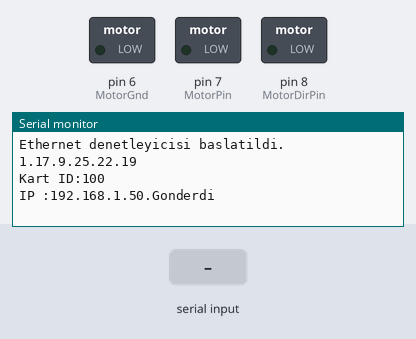
Recording of a sketch running on a simulated Arduino Uno, built with avr-gcc and run on an emulated ATmega328P. Shown: switched loads named in the sketch (green lamp = pin HIGH), the last lines printed to the serial monitor. Inputs (shaded band) come from the test bench. The board resets itself during the run and starts again; EEPROM starts erased; pins used as bus, display or sensor lines are not drawn.

Above: at 1.2 s.
1.3 s: "POS=" received over Serial
At 2.2 s:
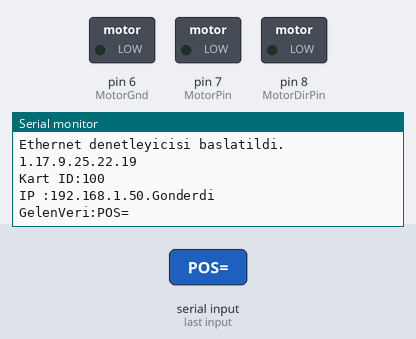
2.8 s: "HTTP/1.1" received over Serial
At 3.4 s:
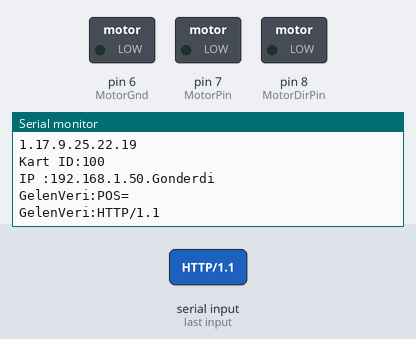
4.3 s: "SETKARTID=" received over Serial
At 4.37 s:
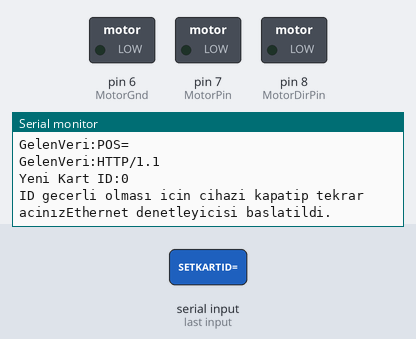

The sketch:

gy_Ethernet_ServoMega.ino
```cpp
/*
 gungor 13/08/2017
*/
#include <SPI.h>
#include <EEPROM.h>
#include <EtherCard.h> // EtherCard kütüphanesini ekliyoruz.
#include <avr/wdt.h>

const String Versiyon =  "1.17.9.25.22.19";
#define TIMEOUT_MS 10000;

static byte MotorPos;
const byte ileri = 1; /* Motorun ileri dogru donmesi icin */
const byte geri = 0; /* Motorun geri dogru donmesi icin */

int motorYonu;
boolean sonsuzdon;

static byte KartID;
static byte mymac[] = { 0x74,0x69,0x69,0x2D,0x30,0x31 };

static byte myip[] = { 192,168,68,51 }; /*KartID göre degişiyor*/
const static uint8_t gwip[] = {192,168,68,15};
const static uint8_t dnsip[] = {192,168,68,15};
const static uint8_t netmask[] = {255,255,255,0};
byte hisip[] = {192,168,68,15 };

Stash stash;
byte session;
const char website[] PROGMEM = "192.168.68.15";
/* 198.211.121.13 */

byte Ethernet::buffer[300];
static uint32_t GecenSure = 0;

/*
Enc28j60  Arduino Mega
CS  --> 53
SI  --> 51
SO  --> 50
SCK --> 52
VCC --> 3.3V
GND --> GND
*/

/* Pinleri */
const int switchPowerPin_1= 2;//2 nano ;
const int switchPin_1= 5;// 5 nano;
const int switchPowerPin_2= 4;//4 nano ;
const int switchPin_2= 3;//3 nano;

const int MotorGnd= 6;
const int MotorPin= 7;
const int MotorDirPin= 8;

void setup () {
  Serial.begin(57600); //Seri iletişimi başlatıyoruz.

  pinMode (switchPowerPin_1,OUTPUT);
  digitalWrite(switchPowerPin_1,HIGH);
  pinMode (switchPin_1,INPUT);

  pinMode (switchPowerPin_2,OUTPUT);
  digitalWrite(switchPowerPin_2,HIGH);
  pinMode (switchPin_2,INPUT);

  pinMode (MotorPin,OUTPUT);
  pinMode (MotorDirPin,OUTPUT);
  pinMode (MotorGnd,OUTPUT);
  digitalWrite(MotorGnd,LOW);

   KartID = EEPROM.read(0);
  if ( (KartID==0) || (KartID==255) )
  {
    KartID = 100;
    EEPROM.write(0,KartID);
  }
  MotorPos  = EEPROM.read(1);
  if (MotorPos>100) {
    MotorPos =100;
    EEPROM.write(1,MotorPos);
  }

    /* Kart ID göre IP ve MAC adresleri oluşturuldu*/
  myip[3] = KartID; // 192.168.2.?
  mymac[5] = KartID; // 0x74,0x69,0x69,0x2D,0x30,???

  if (ether.begin(sizeof Ethernet::buffer, mymac) == 0)
    Serial.println( "Ethernet denetleyicisine erisim saglanamadi.");
 else
   Serial.println("Ethernet denetleyicisi baslatildi.");

if (!ether.staticSetup(myip,gwip, dnsip, netmask))
    Serial.println("Sabit IP atama islemi yapilamadi.");

  ether.printIp("IP:  ", ether.myip);
  ether.printIp("GW:  ", ether.gwip);
  ether.printIp("DNS: ", ether.dnsip);
//  char websiteIP[] = "192.168.68.15";
//  ether.parseIp(ether.hisip, websiteIP);
   ether.copyIp(ether.hisip, hisip);

  ether.printIp("SRV: ", ether.hisip);


  Serial.println();
  /*Serial.print("******** Ver: ");*/
  Serial.println(Versiyon);
/*  Serial.println(" ********");*/

  Serial.print("Kart ID:");
  Serial.println(KartID);
  Serial.print("IP :");
  for (int i =0; i<4; i++)
  {
    Serial.print(ether.myip[i]);
    Serial.print(".");
  }
/*  Serial.println("");
  Serial.print("GW :");
  for (int i =0; i<4; i++)
  {
    Serial.print(ether.gwip[i]);
    Serial.print(".");
  }
*/
  digitalWrite(MotorPin,LOW);
  if (MotorPos < 100)
  { motorYonu = ileri;  }
  else
  { motorYonu =geri;  }
  digitalWrite(MotorDirPin,motorYonu);
  yaz_posisyon();

/*  Serial.println("***************************");  */
}

String veri ="";
String veri2 ="";
int fark;
double sayac;

char inChar;
void yaz_posisyon()
{
 /*
 Serial.println("");
     Serial.print("Motor pos:");
     Serial.print( EEPROM.read(1) );
     Serial.print(" S1: ");
     Serial.print( digitalRead(switchPin_1) );
     Serial.print(" S2: ");
     Serial.print(digitalRead(switchPin_2) );
    Serial.print(" Motor Yonu: ");
  if (motorYonu == ileri)
  { Serial.println("ileri");}
  else
  {Serial.println("Geri");}

   Serial.println("");
*/
}

void MotorSur(int pos)
{
  sonsuzdon = false;
  fark =0;
  if (MotorPos !=  pos)
  {
//   Serial.println(pos);
    if ( (MotorPos<100) && (pos > MotorPos) )
    {
      motorYonu = ileri;
      fark = pos - MotorPos;
//      Serial.println(" A ");
    }

    if ( (MotorPos >0) && ( MotorPos > pos) )
    {
      motorYonu =geri;
      fark = MotorPos - pos;
//      Serial.println(" B ");
    }
    if (pos==0)
    {
       motorYonu =geri;
       sonsuzdon = true;
//       Serial.println(" C ");
     }
    if (pos==100)
    {
      motorYonu =ileri;
      sonsuzdon = true;
//      Serial.println(" D ");
    }
    digitalWrite(MotorDirPin,motorYonu);

    /* posisyonu 0 veya 100 olmasi istendi */
    if (sonsuzdon)
    {
//      Serial.println(" Sonsuzdongu ");
      sayac =0;
      while (sonsuzdon)
      {
          digitalWrite(MotorPin,LOW);
          delayMicroseconds(200);
          for (int i =0; i<200; i++)
          {
             digitalWrite(MotorPin,HIGH);
             delayMicroseconds(100);
             digitalWrite(MotorPin,LOW);
             delayMicroseconds(100);
          }
          if ((motorYonu ==geri) && (digitalRead(switchPin_1)==0))
          {
            delayMicroseconds(100);
            if (digitalRead(switchPin_1)==0)
            {
               sonsuzdon = false;
               MotorPos = 0;
               EEPROM.write(1,MotorPos);
               break;
            }
           }

          if ((motorYonu ==ileri) && (digitalRead(switchPin_2)==0) )
          {
            delayMicroseconds(100);
            if (digitalRead(switchPin_2)==0)
            {
              sonsuzdon = false;
              MotorPos = 100;
              EEPROM.write(1,MotorPos);
              break;
            }
          }
          sayac = sayac +100;
//          Serial.print("Sayac:");
//          Serial.println(sayac);

      } /*while (sonsuzdon)*/
     yaz_posisyon();
    } /*if (sonsuzdon) */
    else
    {
/*
      Serial.print(" Fark :");
      Serial.print(fark);
      Serial.print(" S1:");
      Serial.print(digitalRead(switchPin_1));
      Serial.print(" S2: ");
      Serial.print(digitalRead(switchPin_2));
      Serial.println("");
      Serial.print(" Motor Yonu:");
      if (motorYonu == ileri)
      { Serial.print(" ileri");}
      if (motorYonu == geri)
      { Serial.print(" geri");}
      Serial.println("");
*/
      fark = (fark * 2);
     /* %1 icin kac pulse olmasi gerekiyor*/
    for (int j=0; j < (fark); j++)
    {
       if ( ( (digitalRead(switchPin_1)==0) && (motorYonu == ileri) ) ||
            ( (digitalRead(switchPin_2)==0) && (motorYonu == geri) ) ||
            ( (digitalRead(switchPin_1)==1) && (digitalRead(switchPin_2)==1) )
          )
       {
//         Serial.println(" 200 pulse yapacak");
          digitalWrite(MotorPin,LOW);
          delayMicroseconds(200);
          for (int i =0; i<200; i++)
          {
             digitalWrite(MotorPin,HIGH);
             delayMicroseconds(100);
             digitalWrite(MotorPin,LOW);
             delayMicroseconds(100);
          }
       }

       if ((motorYonu ==geri) && (digitalRead(switchPin_1)==0) )
       {
         delayMicroseconds(100);
         if (digitalRead(switchPin_1)==0)
         {
//           Serial.println(" 200 pulse ta S1  0 oldu");
           MotorPos = 0;
           EEPROM.write(1,MotorPos);
           break;
         }
       }
       else if ((motorYonu ==ileri) && (digitalRead(switchPin_2)==0) )
       {
         delayMicroseconds(100);
         if (digitalRead(switchPin_2)==0)
         {
//           Serial.println(" 200 pulse ta S2  100 oldu");
            MotorPos = 100;
            EEPROM.write(1,MotorPos);
            break;
         }
        }
        else
        {
          if (pos != MotorPos)
          {
//              Serial.println("aaaa");
              MotorPos = pos;
              EEPROM.write(1,MotorPos);
          }
        }
    }/*for (int j=0; j < (fark*100); j++)*/

/*       if ( (MotorPos >0) &&  (MotorPos<100) )
       {
         Serial.println("bbbb");
           MotorPos = pos;
          EEPROM.write(1,MotorPos);
       }
*/
    } /*if (sonsuzdon) else */

    yaz_posisyon() ;
  }
}

void ok_Gonder(const int value)
{
    BufferFiller bfill = ether.tcpOffset();
    bfill.emit_p(PSTR("HTTP/1.0 200 OK\r\n"
          "Content-Type: text/html\r\nPragma: no-cache\r\n\r\n"
          "<html><head><title>Koala</title></head><body>"
          "<br>"
          ));
   if ( value>-1)
  {
    bfill.emit_p(PSTR("POS=$D;"),value);
  }
  else
  {
     bfill.emit_p(PSTR("OK"));
  }
  bfill.emit_p(PSTR("</body></html>"));

  ether.httpServerReply(bfill.position());
}

void PaketGonder() {
  if (millis() > GecenSure) {
    GecenSure = millis() + TIMEOUT_MS; /* 5 saniye */
    ether.copyIp(ether.hisip, hisip);
  byte sd = stash.create();
  stash.print("ID=");
  stash.print(KartID);
  stash.print("&value=");
  stash.println(EEPROM.read(1) );
  stash.save();

Stash::prepare(PSTR("POST http://$F/servo.php HTTP/1.0" "\r\n"
      "Host:  $F" "\r\n"
      "Connection: close" "\r\n"
      "Content-Type: application/x-www-form-urlencoded \r\n"
      "Content-Length: $D" "\r\n"
      "\r\n"
      "$H"),
       website,website,stash.size(), sd);

    // send the packet - this also releases all stash buffers once done
    session = ether.tcpSend();
    Serial.println("Gonderdi");
  }
}


void loop() {
    word len = ether.packetReceive();
    word pos = ether.packetLoop(len);

    if(pos) {
       /*http://192.168.2.60/SETPOSISYON&POS=15 */
       if(strstr((char *)Ethernet::buffer + pos, "GET /RESET") != 0) {
          Serial.println("Reset");
         BufferFiller bfill = ether.tcpOffset();
         bfill.emit_p(PSTR("HTTP/1.0 200 OK\r\n"
          "Content-Type: text/html\r\nPragma: no-cache\r\n\r\n"
          "<html><head><title>ArduinoTurkiye WebServer</title></head><body>"
          "<br>"
          ));
         bfill.emit_p(PSTR("OK</body></html>"));
         ether.httpServerReply(bfill.position());

         wdt_enable( WDTO_60MS);
         while(1) {}

       }
       else
       if(strstr((char *)Ethernet::buffer + pos, "GET /GETPOSISYON") != 0) {
         /* "POS="+EEPROM.read(1);*/
         ok_Gonder(EEPROM.read(1) );
       }
       else if(strstr((char *)Ethernet::buffer + pos, "GET /SETPOSISYON") != 0) {
//         Ethernet::buffer[pos+300] = 0;//bu satir cok önemli
        String fullResponse = (const char*) Ethernet::buffer+pos;
//        fullResponse = (const char*) Ethernet::buffer+pos;
//        Serial.print(fullResponse);
        int xpos1 = fullResponse.indexOf("POS=");
        int xpos2 = fullResponse.indexOf("HTTP/1.1");
        String veriStr = fullResponse.substring(xpos1+4,xpos2);
        veriStr.trim();
        ok_Gonder(-1);
        GecenSure = GecenSure - TIMEOUT_MS - 10;

        if ( (veriStr.toInt() >= 0) &&  (veriStr.toInt() <= 100) )
        {
           MotorSur(veriStr.toInt() );
        }
       }
       else
       {ok_Gonder(-2);}
    }

   if (Serial.available() > 0) {
    veri = "";
    for (int i =0; i<100; i++)
    {
      if (Serial.available() > 0)
      {
       inChar =  Serial.read();
       veri = veri + inChar;
      }
    }
    veri.trim();
    int pos = veri.indexOf("SETKARTID=");
    if (pos > -1)
    {
       veri2 = veri.substring(10);
       veri2.trim();
       KartID = veri2.toInt();
       EEPROM.write(0,KartID);
       Serial.print("Yeni Kart ID:");
       Serial.println(KartID);
       Serial.print("ID gecerli olması icin cihazi kapatip tekrar acinız");
       veri = "";
       wdt_enable( WDTO_60MS);
       while(1) {}
    }
    if (veri.length() > 0)
    {
      Serial.print("GelenVeri:");
      Serial.println(veri);
    }
    veri = "";
  }

//1000 saniye 1000*60*60*24
  if (millis() > 86400000) {
    Serial.print("Reset");// gunde bir sefer reset
    wdt_enable( WDTO_60MS);
    while(1) {}
  }
   PaketGonder();
}
```

Measured:
- after the input at 1.3 s, the serial monitor: prints a new line at once (image 1)
- after the input at 2.8 s, the serial monitor: prints a new line at once (image 2)
- after the input at 4.3 s, the serial monitor: prints a new line at once (image 3)
